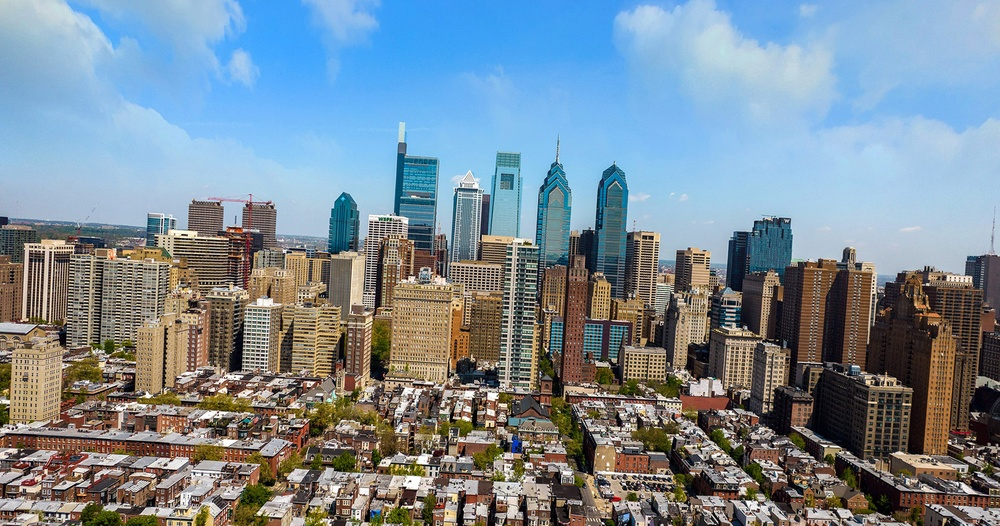
#> input picture Code/Philadelphia.jpg, 1000 x 526 px, shrunk from 1852 x 974 before the run, found by its file name
$ python SolutionStep2.py
#> lines starting #> are read from the running program, lines starting #| are printed output that depends on the picture
# >1
import matplotlib.pyplot as plt
#<1 #>2
import numpy as np
from PIL import Image
#<2 #>3
import matplotlib.image as mpimg
#<3

#[Data Philadelphia.jpg]#>4
image = mpimg.imread('Philadelphia.jpg') #[$Data.out]#@1
#> image is the input picture: shape (526, 1000, 3); mean R, G, B 122.7, 138.2, 149.2
#<4

#[Rotate --degrees 3.3]#>5
pilImage = Image.fromarray(image)
imageRotated = np.array(pilImage.rotate(3.3)) #[$Rotate.out]#@2
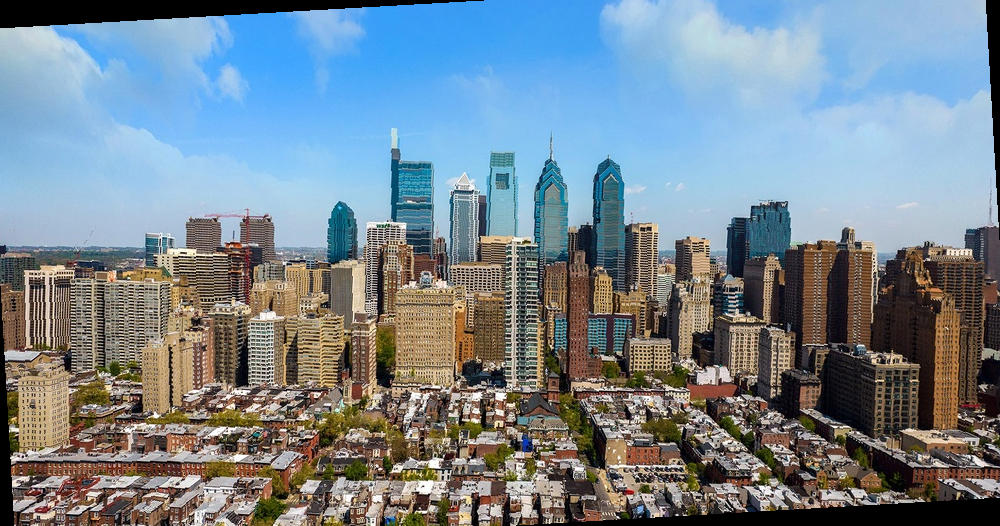
#> imageRotated: shape (526, 1000, 3); mean R, G, B 118.4, 133.4, 144
#<5

#[Visualize]#>6
plt.imshow(imageRotated)
plt.show()
#<6
